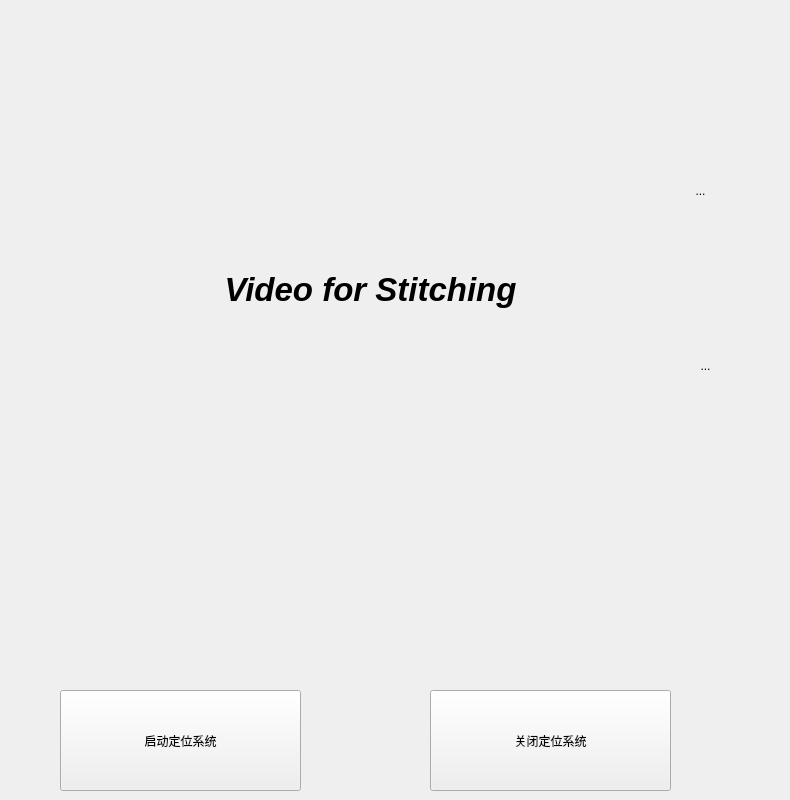
   <widget class="QWidget" name="tab_3">
    <attribute name="title">
     <string>声呐定位系统</string>
    </attribute>
    <widget class="QLabel" name="stitching">
     <property name="geometry">
      <rect>
       <x>0</x>
       <y>0</y>
       <width>741</width>
       <height>578</height>
      </rect>
     </property>
     <property name="font">
      <font>
       <family>Ubuntu</family>
       <pointsize>25</pointsize>
       <italic>true</italic>
       <bold>true</bold>
      </font>
     </property>
     <property name="text">
      <string>Video for Stitching</string>
     </property>
     <property name="alignment">
      <set>Qt::AlignCenter</set>
     </property>
    </widget>
    <widget class="QToolButton" name="toolButton_12">
     <property name="geometry">
      <rect>
       <x>680</x>
       <y>340</y>
       <width>51</width>
       <height>51</height>
      </rect>
     </property>
     <property name="styleSheet">
      <string notr="true">background-color: rgba(0, 0, 0, 0); /* 完全透明 */
    border: none; /* 去掉边框 */</string>
     </property>
     <property name="text">
      <string>...</string>
     </property>
     <property name="icon">
      <iconset resource="icons.qrc">
       <normaloff>:/icons/截屏.png</normaloff>:/icons/截屏.png</iconset>
     </property>
     <property name="iconSize">
      <size>
       <width>51</width>
       <height>51</height>
      </size>
     </property>
     <property name="popupMode">
      <enum>QToolButton::InstantPopup</enum>
     </property>
     <property name="autoRaise">
      <bool>true</bool>
     </property>
    </widget>
    <widget class="QToolButton" name="toolButton_13">
     <property name="geometry">
      <rect>
       <x>620</x>
       <y>120</y>
       <width>161</width>
       <height>141</height>
      </rect>
     </property>
     <property name="styleSheet">
      <string notr="true">background-color: rgba(0, 0, 0, 0); 
    border: none; </string>
     </property>
     <property name="text">
      <string>...</string>
     </property>
     <property name="icon">
      <iconset resource="icons.qrc">
       <normaloff>:/icons/录像.png</normaloff>:/icons/录像.png</iconset>
     </property>
     <property name="iconSize">
      <size>
       <width>90</width>
       <height>60</height>
      </size>
     </property>
     <property name="popupMode">
      <enum>QToolButton::InstantPopup</enum>
     </property>
     <property name="autoRaise">
      <bool>true</bool>
     </property>
    </widget>
    <widget class="QPushButton" name="openLocalization">
     <property name="geometry">
      <rect>
       <x>60</x>
       <y>690</y>
       <width>241</width>
       <height>101</height>
      </rect>
     </property>
     <property name="text">
      <string>启动定位系统</string>
     </property>
    </widget>
    <widget class="QPushButton" name="closeLocalization">
     <property name="geometry">
      <rect>
       <x>430</x>
       <y>690</y>
       <width>241</width>
       <height>101</height>
      </rect>
     </property>
     <property name="text">
      <string>关闭定位系统</string>
     </property>
    </widget>
   </widget>
